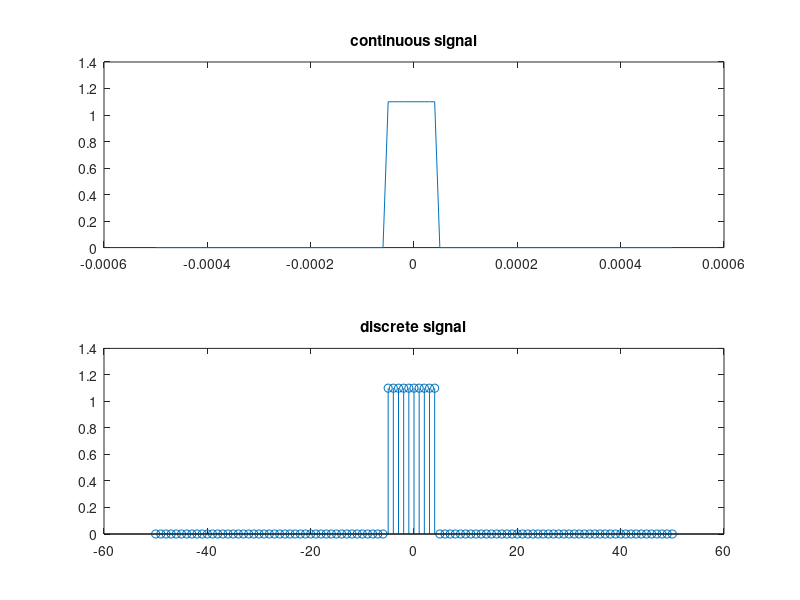
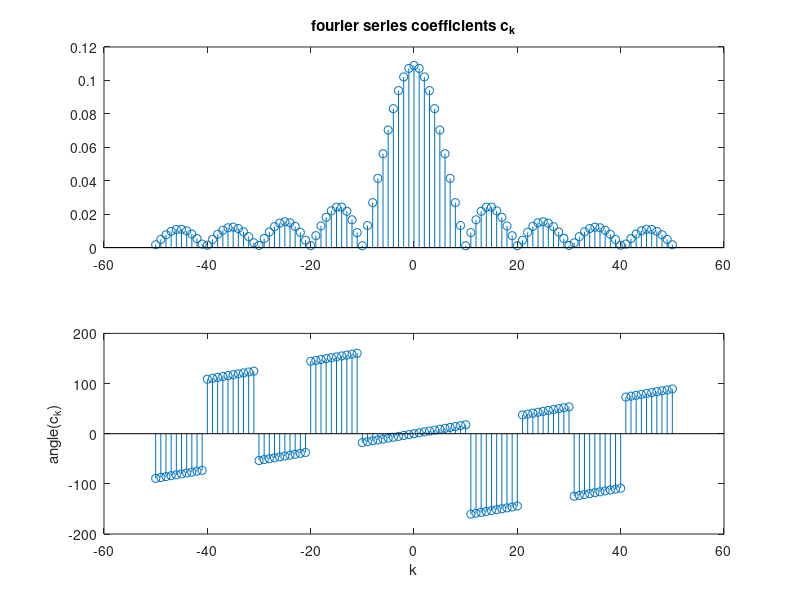
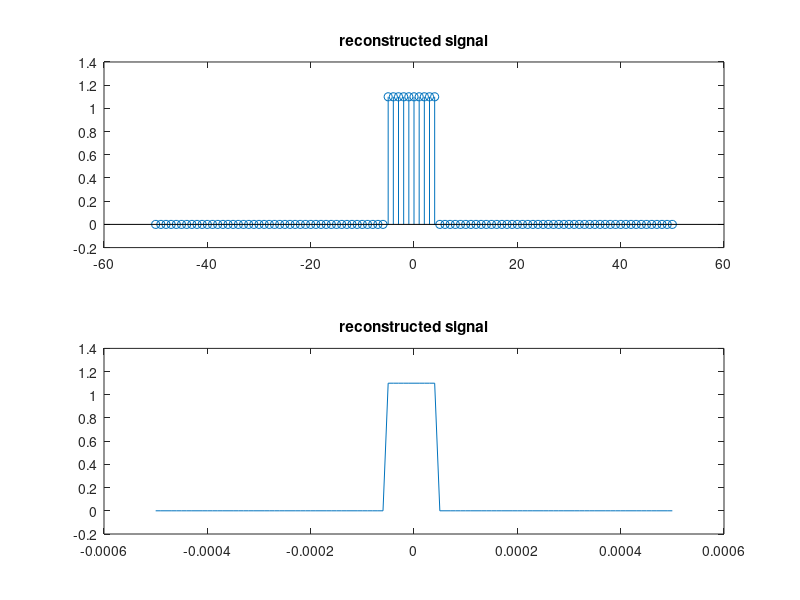

These charts were generated, in order, by the following MATLAB code:
close,clear,clc

Fs = 100e3;
dt = 1/Fs;

T = 1e-3;
D = 0.1;
PW = D*T;
f = 1/T;
t = -T/2:dt:T/2;
n = t/dt;
L = PW/dt;

x = zeros(1 , length(t));
x(find(abs(n) <= L/2)) = 1.1;

figure(1)
subplot(211)
plot(t , x)
title('continuous signal')
subplot(212)
stem(n , x)
title('discrete signal')

N = length(x);
Nc = N;
if mod(Nc,2) == 0
    k = -(Nc/2):(Nc/2)-1;
else 
    k = -(Nc-1)/2:(Nc-1)/2;
end
c = zeros(1,length(k));
for i1=1:length(k)
    for i2=1:length(x)
        c(i1) = c(i1)+1/N*x(i2)*exp(-1i*2*pi*k(i1)*n(i2)/N);
    end
end

figure(2)
subplot(211)
stem(k,abs(c))
title('fourier series coefficients c_k')
subplot(212)
stem(k,angle(c)*180/pi)
xlabel('k')
ylabel('angle(c_k)')

t_remax = T/2;
t_re = -t_remax:dt:t_remax;
n_re = t_re/dt;
x_re = zeros(1,length(n_re));
for i1=1:length(k)
    for i2=1:length(x_re)
        x_re(i2) = x_re(i2)+c(i1)*exp(1i*2*pi*k(i1)*n_re(i2)/N);
    end
end

figure(3)
subplot(211)
stem(n_re,x_re)
title('reconstructed signal')
subplot(212)
plot(t_re,x_re)
title('reconstructed signal')
